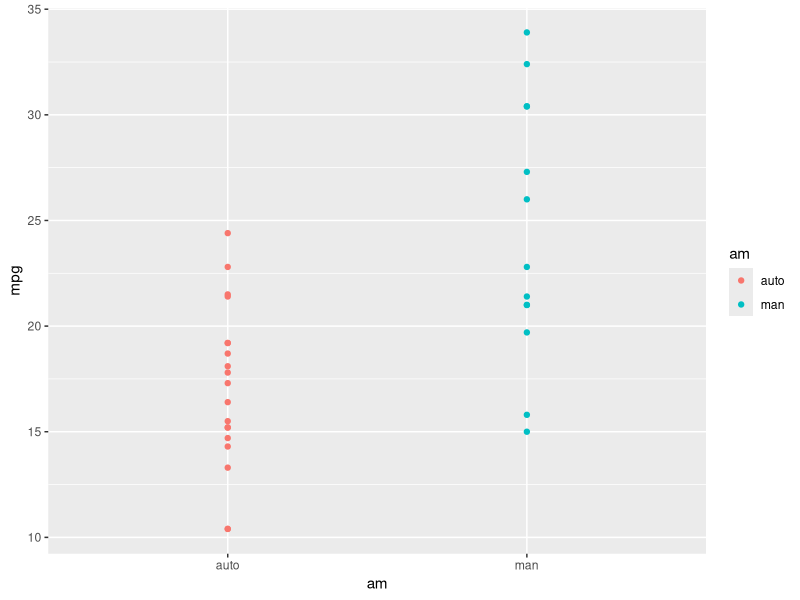
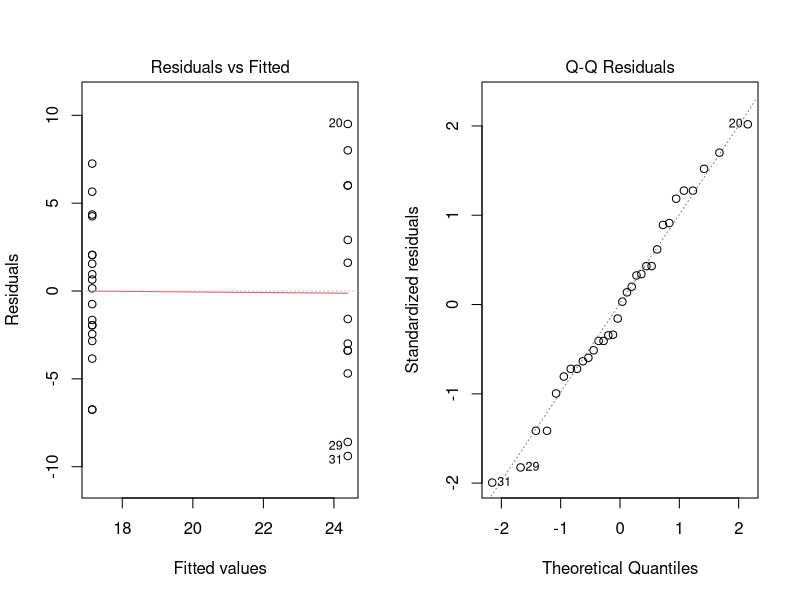
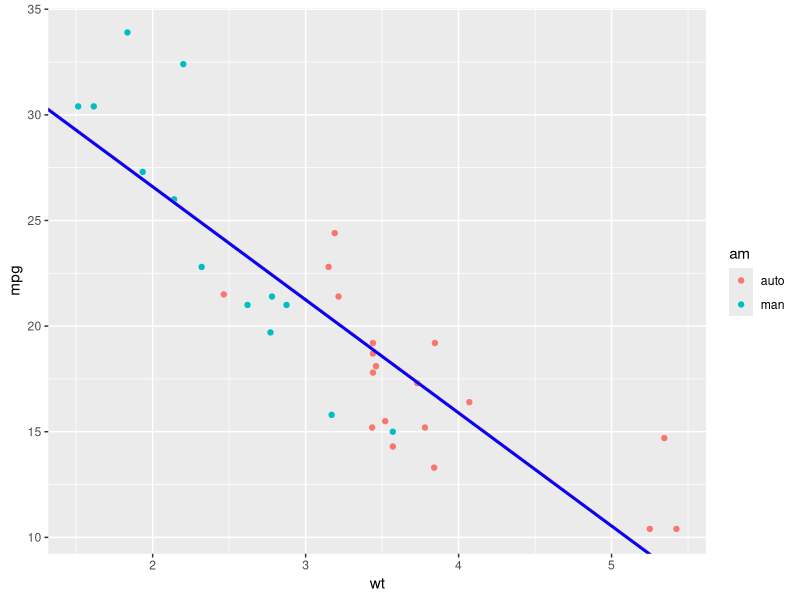
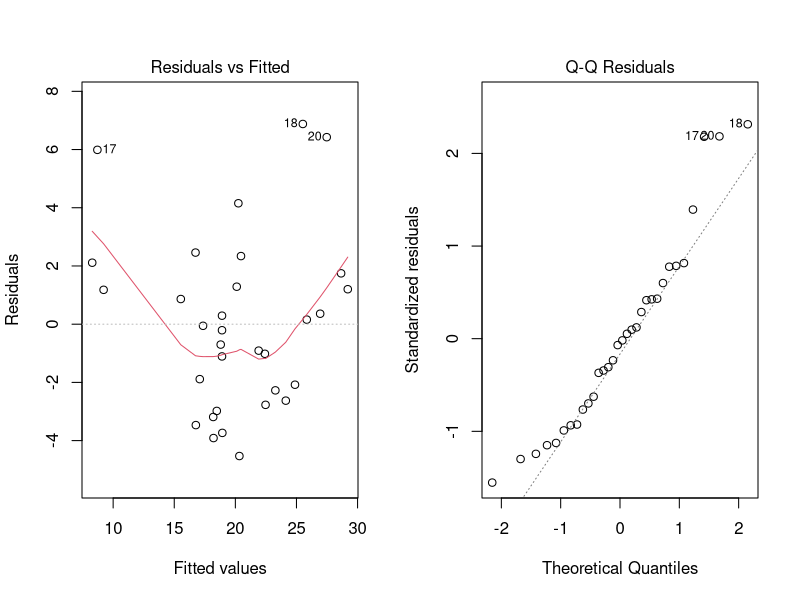
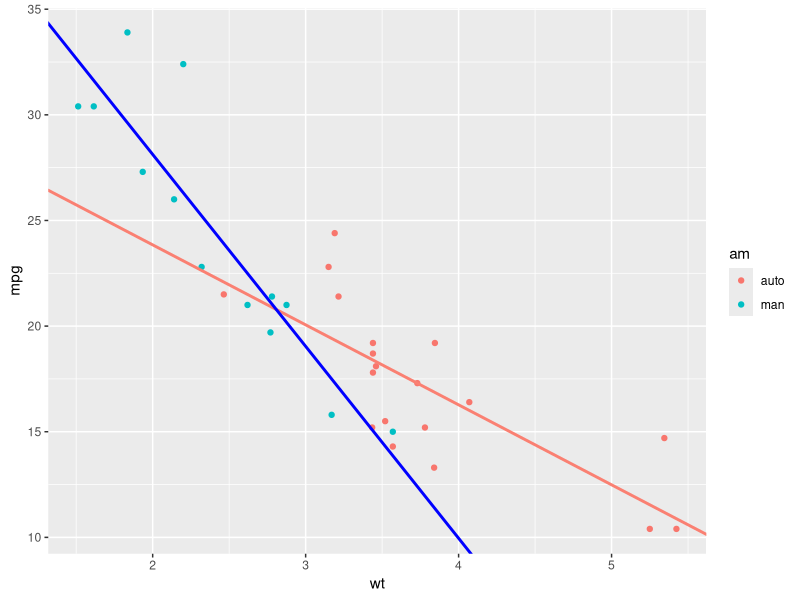
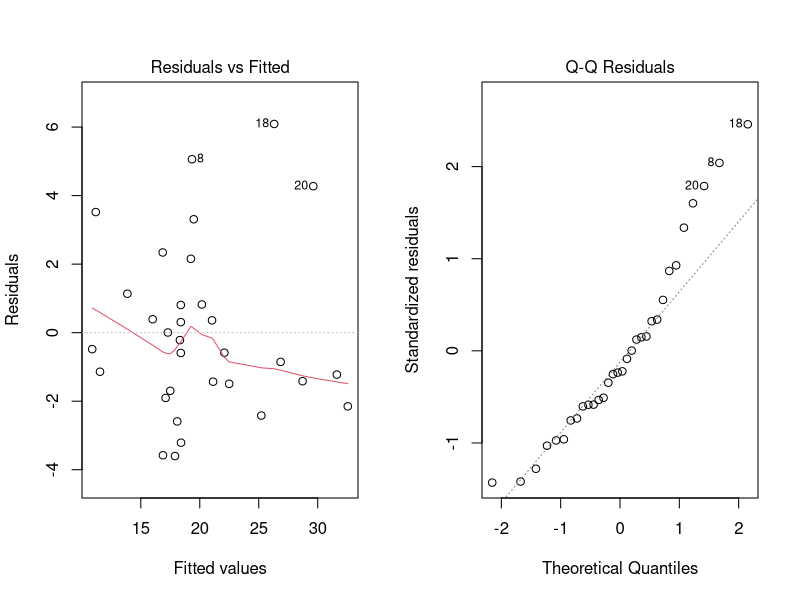
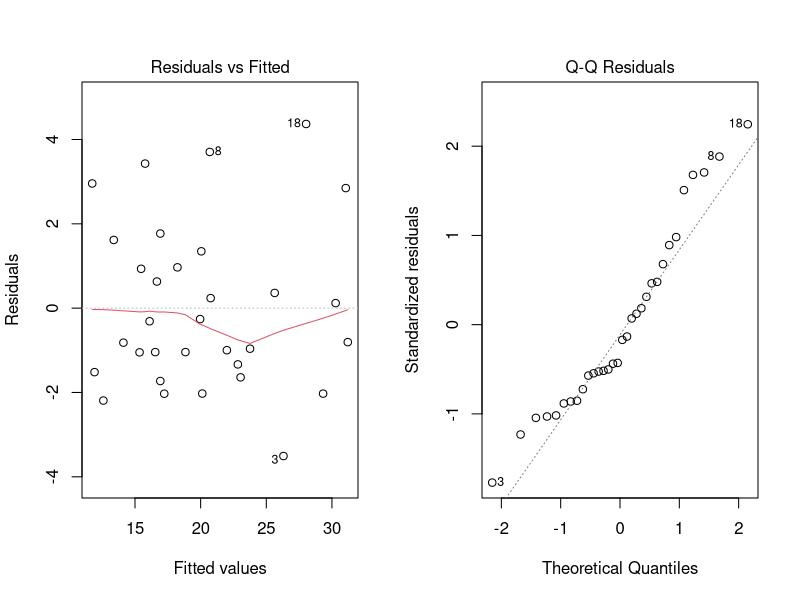

Source code (R) for these figures, in order:
## ---- chunk 1
library(dplyr)
library(ggplot2)
library(corrplot)


mtcars2<- mtcars %>%
          mutate(am=factor(am, levels=c(0,1),labels = c("auto", "man")),
                 cyl = factor(cyl), 
                 vs = factor(vs),
                 gear = factor(gear),
                 carb = factor(carb),
                 wt.cat = cut(wt,
                              breaks = c(0,3,6),
                              right=FALSE)) %>%
        
          group_by(am)

## ---- chunk 2
#str(mtcars2)

# two sided t-test to see if there is a significant difference in the mean mpg for 
# Automatic vs manual transmission. The null hypothesis is that there is no difference
# between the means.  With a p-value of 0.000285 < 0.05 the null hypothesis can be rejected in 
# favor of the alternative hypothesis that there is a difference in the mean mpg for Automatic
# Vs manual transmission.  The 95% confidence interval puts the difference on the interval
# [-10.8 -3.6], with zero not in the interval, the 95% confidence interval agrees with the 
# p-value as expected.  The sample means were estimated to be 17.1mpg for an automatic and 
# 24.4 for a manual transmission. 

t.test(mtcars2$mpg[mtcars2$am=="auto"],mtcars2$mpg[mtcars2$am=="man"], alt="two.sided")
lm.am <- lm(mpg~am,mtcars2)
summary(lm.am)
confint(lm.am)

## ---- chunk 3
lm.am.wt1<-lm(mpg~am + wt,data = mtcars2)
lm.am.wt2<-lm(mpg~am*wt,data=mtcars2)
summary(lm.am.wt1)
intm1.1 = coef(lm.am.wt1)[1]
slopem1=coef(lm.am.wt1)[3]
intm1.2 = sum(coef(lm.am.wt1)[1:2])
summary(lm.am.wt2)
intm2.1 = sum(coef(lm.am.wt2)[1])
slopem2.1=coef(lm.am.wt2)[3]
intm2.2 = sum(coef(lm.am.wt2)[1:2])
slopem2.2 = sum(coef(lm.am.wt2)[3:4])

intm1.1
intm1.2
slopem1

intm2.1
intm2.2
slopem2.1
slopem2.2


# M<-cor(mtcars)
# corrplot(M, method="number")
## plot
table(mtcars2$am,mtcars2$wt.cat)
lm.all<-lm(mpg~am*wt+.-wt.cat,mtcars2)
lm.all.best<-step(lm.all,dir="both")
summary(lm.all.best)
anova(lm.am.wt1,lm.am.wt2,lm.all.best)

## ---- chunk 4
## Simple Linear Model: Model 1

par(mfrow=c(1,2))
ggplot(mtcars2,aes(x=am,y=mpg,color = am))+geom_point()
plot(lm.am,1:2)
## ---- chunk 5
g1 <- ggplot(data=mtcars2,aes(x=am, y=mpg, fill=am)) +
        facet_wrap(mtcars2$wt.cat~., scales = "fixed")+geom_boxplot()
     #geom_boxplot()+geom_hline(yintercept=mean(mtcars2$mpg),color="red") #+
     # facet_grid(~dose,
     #            labeller = labeller(dose=dose.labs)) +
     # labs(y = "Tooth Growth", 
     #      x = "Supplement", 
     #      title = "Effect of Vitamin C on Guinea Pig Tooth Growth by Dose and Supplement") +
     # scale_fill_discrete(labels = supp.labs) +
     # theme(
     #         legend.position = "none",
     #         legend.direction = "horizontal",
     #         legend.title = element_blank()
     #)

wt1<-ggplot(data=mtcars2,aes(x = wt,y=mpg,color=am ))+geom_point() + 
        #geom_smooth(method="lm")+
        # geom_hline(yintercept=mean(mtcars2$mpg),color="red")+
        # geom_hline(yintercept=mean(mtcars2$mpg[mtcars2$am=="man"]),color="lightblue",linetype=2)+
        # geom_hline(yintercept=mean(mtcars2$mpg[mtcars2$am=="auto"]),color="salmon",linetype=2)+
        # geom_segment(x=2.8,y=0,xend=2.8,yend=20.8,linetype=2,color="black")+
        geom_abline(intercept=intm1.1,slope=slopem1,color="salmon",size=1) +
        geom_abline(intercept=intm1.2,slope=slopem1,color="blue",size=1)
wt1
par(mfrow=c(1,2))
plot(lm.am.wt1,1:2)
## ---- chunk 6
wt2<-ggplot(data=mtcars2,aes(x = wt,y=mpg,color=am ))+geom_point() + 
        #geom_smooth(method="lm")+
        # geom_hline(yintercept=mean(mtcars2$mpg),color="red")+
        # geom_hline(yintercept=mean(mtcars2$mpg[mtcars2$am=="man"]),color="lightblue",linetype=2)+
        # geom_hline(yintercept=mean(mtcars2$mpg[mtcars2$am=="auto"]),color="salmon",linetype=2)+
        # geom_segment(x=2.8,y=0,xend=2.8,yend=20.8,linetype=2,color="black")+
        geom_abline(intercept=intm2.1,slope=slopem2.1,color="salmon",size=1) +
        geom_abline(intercept=intm2.2,slope=slopem2.2,color="blue",size=1)



wt2
par(mfrow=c(1,2))
plot(lm.am.wt2,1:2)
## ---- chunk 7
par(mfrow=c(1,2))
plot(lm.all.best,1:2)
